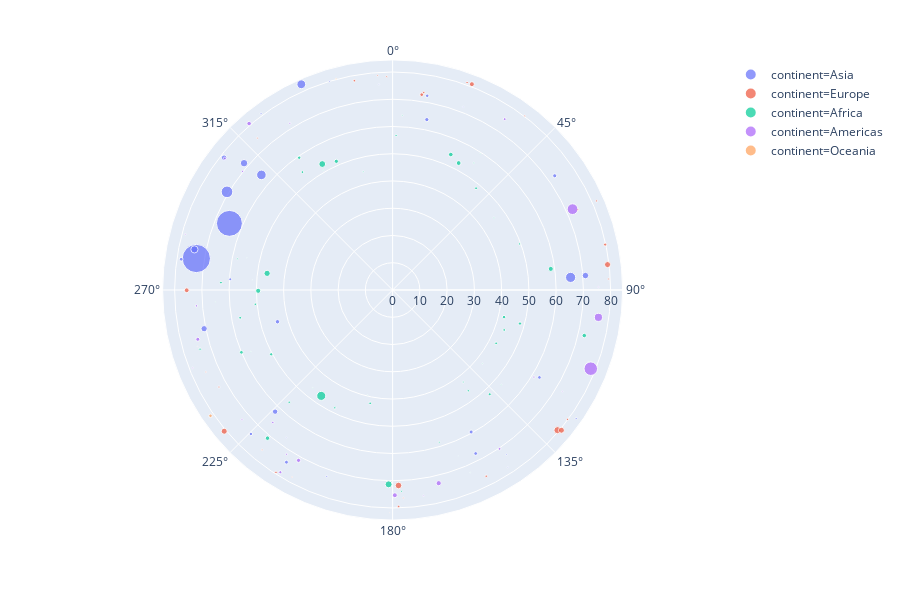

The cell this chart's notebook holds for it:
### Code cell
px.scatter_polar(gapminder, 
                 theta="gdpPercap", 
                 r="lifeExp", 
                 color='continent', 
                 size = 'pop')
